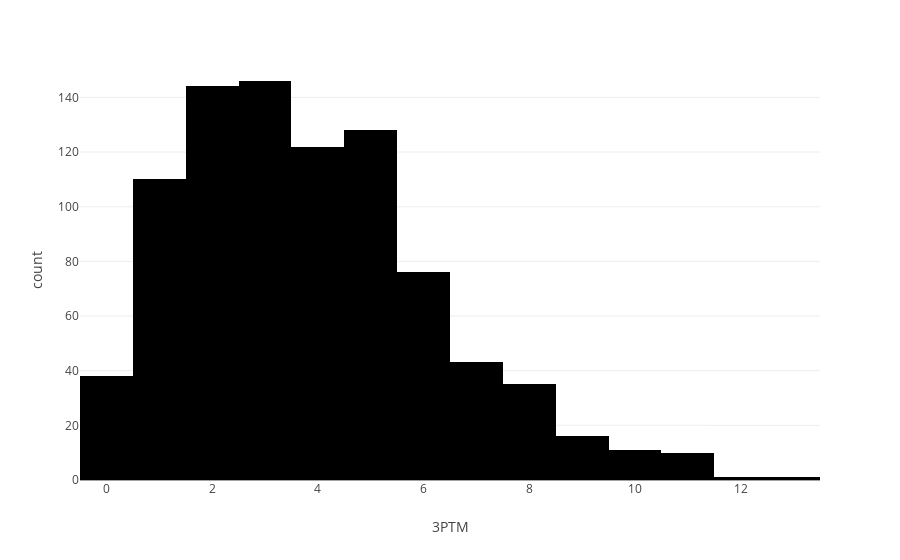

This figure's notebook cell:
### Code cell
threes_per_game = px.histogram(curry_stats, x='3PTM')
threes_per_game.show()

### Figure 1 — Plotly figure (JSON) as saved in the notebook; plotly's stock layout.template omitted (floating-point values rounded to 4 significant figures; data arrays with more than 128 entries replaced by an {"elided": "..."} marker saying what was removed)
{"data": [{"bingroup": "x", "hovertemplate": "3PTM=%{x}<br>count=%{y}<extra></extra>", "legendgroup": "", "marker": {"color": "#000001", "pattern": {"shape": ""}}, "name": "", "orientation": "v", "showlegend": false, "type": "histogram", "x": {"elided": "881 int values"}, "xaxis": "x", "yaxis": "y"}], "layout": {"barmode": "relative", "legend": {"tracegroupgap": 0}, "margin": {"t": 60}, "xaxis": {"anchor": "y", "domain": [0, 1], "title": {"text": "3PTM"}}, "yaxis": {"anchor": "x", "domain": [0, 1], "title": {"text": "count"}}}}
